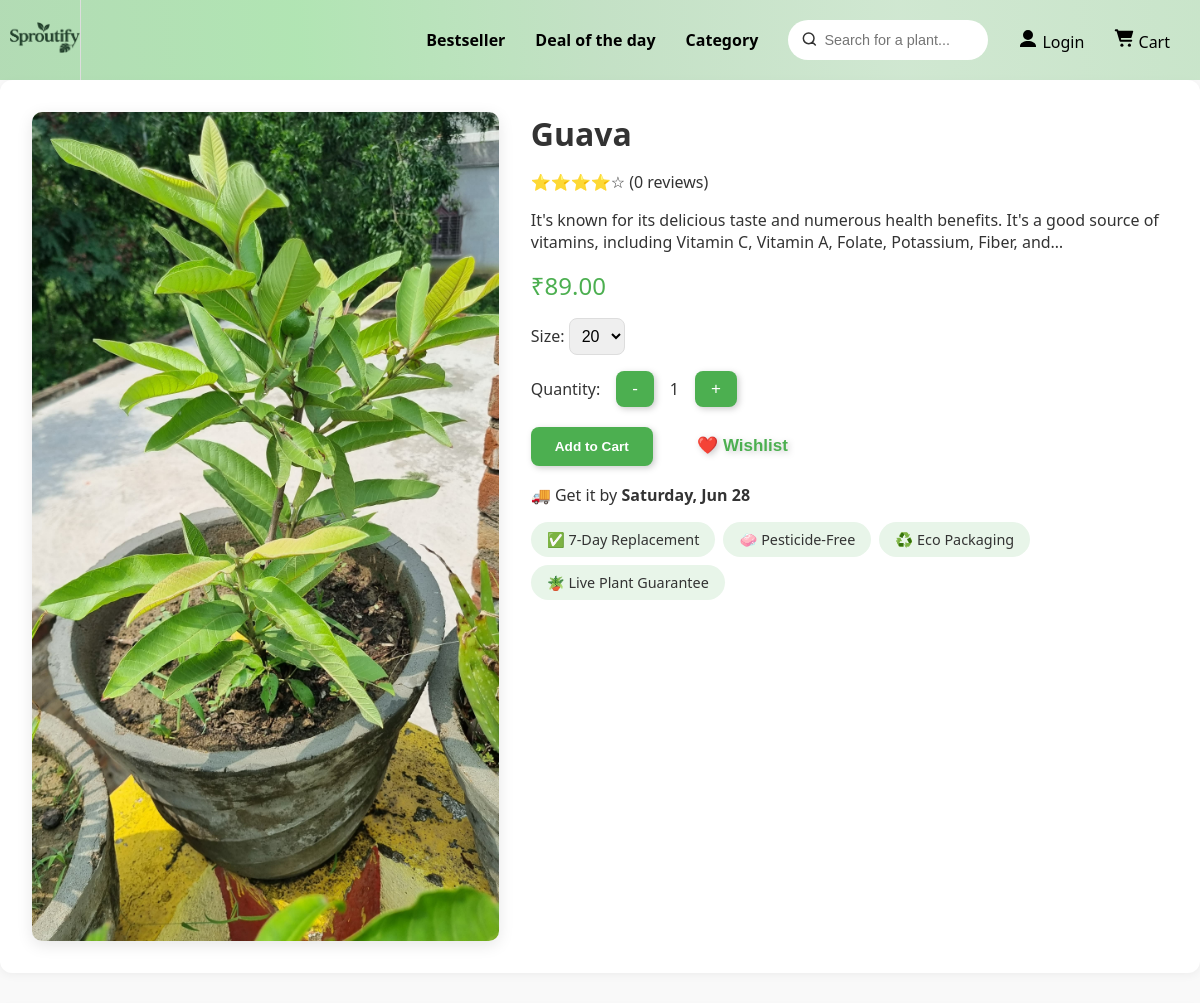
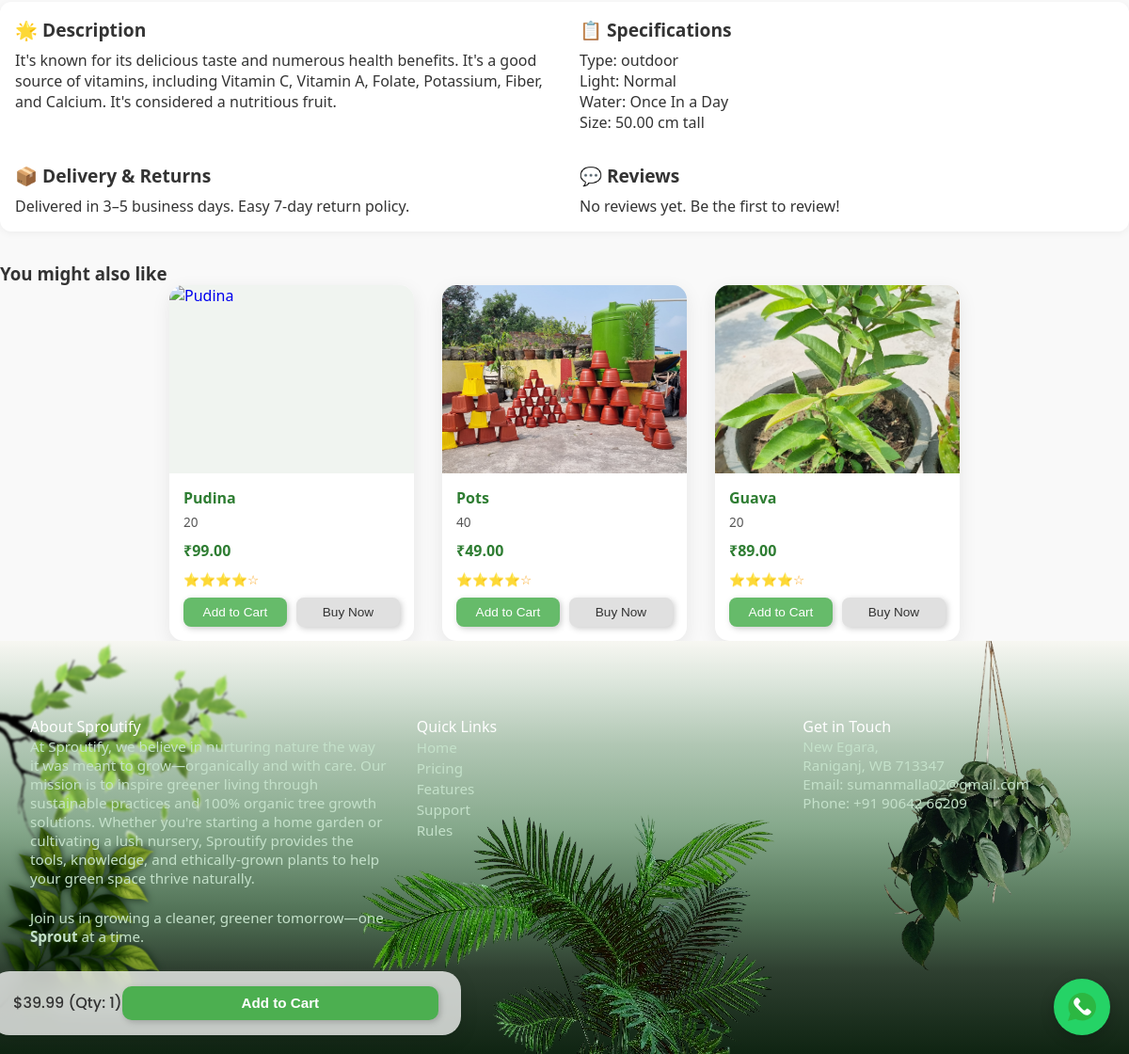
/product/1/, run on the app's committed database (2 pictures, top to bottom).
### users/models.py (models this page shows, shortened)
class Product(models.Model):
    name = models.CharField(max_length=100, unique=True)
    slug = models.SlugField(max_length=120, unique=True, blank=True)
    description = models.TextField()
    care_instructions = models.TextField(blank=True, null=True)
    category = models.CharField(max_length=20, choices=CATEGORY_CHOICES)
    price = models.DecimalField(max_digits=10, decimal_places=2)
    discount_price = models.DecimalField(max_digits=10, decimal_places=2, blank=True, null=True)
    stock_quantity = models.PositiveIntegerField(default=0)
    availability = models.CharField(max_length=20, choices=AVAILABILITY_STATUS, default='in_stock')
    image = models.ImageField(upload_to=upload_product_image, blank=True, null=True)
    is_featured = models.BooleanField(default=False)
    height_cm = models.DecimalField(max_digits=6, decimal_places=2, blank=True, null=True)
    pot_size = models.CharField(max_length=50, blank=True, null=True)
    climate = models.CharField(max_length=100, blank=True, null=True)
    sunlight = models.CharField(max_length=100, blank=True, null=True)
    water_frequency = models.CharField(max_length=100, blank=True, null=True)
    created_at = models.DateTimeField(auto_now_add=True)
    updated_at = models.DateTimeField(auto_now=True)
    class Meta:
        ordering = ['-created_at']
        verbose_name = "Product"
        verbose_name_plural = "Products"

### users/views.py (the view)
# urls.py: path("product/<int:id>/", product_detail_view, name="product-detail"),
def product_detail_view(request, id):
    product = get_object_or_404(Product, id=id)
    return render(request, "product_detail.html", {"product": product})

### templates/product_detail.html (shortened to what this page needs)
{% load static %}
<!DOCTYPE html>
<html lang="en">
<head>
  <link rel="stylesheet" href="{% static 'css/styles.css' %}">
  <link rel="stylesheet" href="{% static 'css/login.css' %}">
  <link rel="stylesheet" href="{% static 'css/product_overview.css' %}">
</head>
<body>
  {% include "partials/whatsapp.html" %}
  {% include 'partials/navbar.html' %}
  {% block content %}
  <div class="container">
    <div class="images">
      {% if product.image %}
      <img src="{{ product.image.url }}" alt="{{ product.name }}">
      {% else %}
      <img src="https://via.placeholder.com/500x500" alt="{{ product.name }}">
      {% endif %}
    </div>
    <div class="details">
      <h1>{{ product.name }}</h1>
      <div>
        ⭐⭐⭐⭐☆ ({{ product.reviews.count }} reviews)
      </div>
      <p>{{ product.short_description|default:product.description|truncatechars:160 }}</p>
      <div class="price">
        ₹{{ product.discount_price|default:product.price }}
      </div>
      {% if product.pot_size %}
      <div class="selector">
        Size:
        <select>
          <option selected>{{ product.pot_size }}</option>
        </select>
      </div>
      {% endif %}
      <div class="quantity">
        Quantity:
        <button onclick="decreaseQty()">-</button>
        <span id="qty">1</span>
        <button onclick="increaseQty()">+</button>
      </div>
      <div class="actions">
        <button class="btn primary-btn add-to-cart-btn" data-product-id="{{ product.id }}">Add to Cart</button>
        <button style="background: none; color: var(--primary);">❤️ Wishlist</button>
      </div>
      <div>🚚 Get it by <strong>{{ product.created_at|date:"l, M d" }}</strong></div>
      <div class="trust-badges">
        <div class="badge">✅ 7-Day Replacement</div>
        <div class="badge">🧼 Pesticide-Free</div>
        <div class="badge">♻️ Eco Packaging</div>
        <div class="badge">🪴 Live Plant Guarantee</div>
      </div>
    </div>
  </div>
  <section class="tabs">
    <div class="tab">
      <h3>🌟 Description</h3>
      <p>{{ product.description }}</p>
    </div>
    <div class="tab">
      <h3>📋 Specifications</h3>
      <ul>
        {% if product.category %}<li>Type: {{ product.category }}</li>{% endif %}
        {% if product.sunlight %}<li>Light: {{ product.sunlight }}</li>{% endif %}
        {% if product.water_frequency %}<li>Water: {{ product.water_frequency }}</li>{% endif %}
        {% if product.height_cm %}<li>Size: {{ product.height_cm }} cm tall</li>{% endif %}
      </ul>
    </div>
    <div class="tab">
      <h3>📦 Delivery & Returns</h3>
      <p>Delivered in 3–5 business days. Easy 7-day return policy.</p>
    </div>
    <div class="tab">
      <h3>💬 Reviews</h3>
      {% for review in product.reviews.all %}
      <p>⭐️{{ review.rating }} – “{{ review.comment }}”</p>
      {% empty %}
      <p>No reviews yet. Be the first to review!</p>
      {% endfor %}
    </div>
  </section>
  {% endblock %}
  <section class="related-products">
    <h3>You might also like</h3>
    <div class="product-grid" id="productContainer">
    </div>
  </section>
  {% include 'partials/footer.html' %}
  <div class="sticky-cart">
    <span>$39.99 (Qty: <span id="qty-mobile">1</span>)</span>
    <button class="btn primary-btn"  data-product-id="{{ product.id }}" onclick="toggleDrawer()">Add to Cart</button>
  </div>
  </body>
</html>

### templates/partials/whatsapp.html
{% load static %}
<a href="https://wa.me/9064266209" class="whatsapp-float" target="_blank" aria-label="Chat on WhatsApp">
    <img src="{% static 'images/whatsapp-svgrepo-com.svg' %}" alt="WhatsApp" />
</a>

### templates/partials/navbar.html (shortened to what this page needs)
{% load static %}
<header>
    <figure class="logo"><a href="/">
        <img src="{% static 'images/logo1.0.png' %}" alt="" style="padding-left: 10px;"></a>
    </figure>
    <nav class="main-nav">
        <ul class="nav-list">
            <li><a href="#"><strong>Bestseller</strong></a></li>
            <li><a href="#"><strong>Deal of the day</strong></a></li>
            <li><a href="#"><strong>Category</strong></a></li>
            <li class="search-form">
                <form class="form" id="searchForm">
                    <svg width="18" height="18" fill="none" xmlns="http://www.w3.org/2000/svg">
                        <path d="M7.667 12.667A5.333 5.333 0 107.667 2a5.333 5.333 0 000 10.667zM14.334 14l-2.9-2.9"
                            stroke="currentColor" stroke-width="1.5" stroke-linecap="round" stroke-linejoin="round" />
                    </svg>
                    <input id="searchInput" class="input" autocomplete="off" placeholder="Search for a plant..."
                        required type="text">
                </form>
            </li>
            <li>
                <div id="userMenuContainer"><a herf="#" id="loginBtn" style="cursor: pointer;"> Account</a></div>
            </li>
            <li><a href="#" class="cart-view-btn"> Cart</a></li>
        </ul>
    </nav>
</header>

### templates/partials/footer.html
{% load static %}
<footer class="custom-footer">
    <img src="{% static 'images\leaf4.png' %}" class="footer-leaf-left-up" alt="Leaf Decoration">
    <img src="{% static 'images\footer1.png' %}" class="footer-leaf-left-down" alt="Leaf Decoration">
    <img src="{% static 'images\footer2.png' %}" class="footer-leaf-right" alt="Leaf Decoration">
    <img src="{% static 'images\footer3.png' %}" class="footer-plant" alt="Plant Decoration">
    <div class="footer-container">
        <div class="footer-section">
            <div class="footer-toggle">About Sproutify</div>
            <div class="footer-content">
                <p>At Sproutify, we believe in nurturing nature the way it was meant to grow—organically and with
                    care. Our mission is to inspire greener living through sustainable practices and 100% organic
                    tree growth solutions. Whether you're starting a home garden or cultivating a lush nursery,
                    Sproutify provides the tools, knowledge, and ethically-grown plants to help your green space
                    thrive naturally. </p><br>
                <p> Join us in growing a cleaner, greener tomorrow—one <strong>Sprout</strong> at a time.</p>
            </div>
        </div>
        <div class="footer-section">
            <div class="footer-toggle">Quick Links</div>
            <div class="footer-content">
                <ul>
                    <li><a href="index.html">Home</a></li>
                    <li><a href="#product-section">Pricing</a></li>
                    <li><a href="#why-choose-us">Features</a></li>
                    <li><a href="#">Support</a></li>
                    <li><a href="#">Rules</a></li>
                </ul>
            </div>
        </div>
        <div class="footer-section">
            <div class="footer">Get in Touch</div>
            <div class="footer">
                <p>New Egara,<br>Raniganj, WB 713347</p>
                <p>Email: sumanmalla02@gmail.com</p>
                <p>Phone: +91 90642 66209</p>
            </div>
        </div>
        <div class="footer-bottom">
            <p>© 2025 Sproutify. All rights reserved. Made with ❤️</p>
        </div>
    </div>
</footer>

### static/css/styles.css (style rules this page uses)
html { scroll-behavior: smooth; }
body { font-family: Poppins; margin: 0; font-size: 16px; }
.whatsapp-float { position: fixed; bottom: 20px; right: 20px; z-index: 999; width: 60px; height: 60px; background-color: #25d366; border-radius: 50%; box-shadow: 0 4px 15px rgba(0, 0, 0, 0.2); display: flex; justify-content: center; align-items: center; transition: transform 0.3s ease; }
.whatsapp-float img { width: 30px; height: 30px; }
.whatsapp-float { opacity: 0; animation: fadeInWhatsApp 1s ease 1s forwards; }
* { box-sizing: border-box; margin: 0; padding: 0; text-decoration: none; list-style: none; }
:root { --w-image: 500px; --calculate: calc(3 / 2); }
header { display: grid; grid-template-columns: 80px 1fr; grid-template-rows: 80px; position: relative; top: 0; z-index: 1000; left: 50%; transform: translateX(-50%); transition: transform 0.5s ease-in-out, background-color 0.3s ease-in-out, backdrop-filter 0.3s ease-in-out, opacity 0.3s ease-in-out; }
header .logo img { width: 100%; }
header .logo { display: flex; justify-content: center; align-items: center; }
header nav a { color: #000; font-weight: 400; }
header nav ul { height: 100%; display: flex; justify-content: end; align-items: center; gap: 30px; padding-right: 30px; }
header nav { border-left: 1px solid var(--border-color); }
.form { --timing: 0.3s; --width-of-input: 200px; --height-of-input: 40px; --border-height: 2px; --input-bg: #fff; --border-color: #4caf50; --border-radius: 30px; --after-border-radius: 1px; position: relative; width: var(--width-of-input); height: var(--height-of-input); display: flex; align-items: center; padding-inline: 0.8em; border-radius: var(--border-radius); transition: border-radius 0.5s ease; background: var(--input-bg, #fff); }
.input { font-size: 0.9rem; background-color: transparent; width: 100%; height: 100%; padding-inline: 0.5em; padding-block: 0.7em; border: none; }
.form:before { content: ""; position: absolute; background: var(--border-color); transform: scaleX(0); transform-origin: center; width: 100%; height: var(--border-height); left: 0; bottom: 0; border-radius: 1px; transition: transform var(--timing) ease; }
.product-grid { display: flex; flex-wrap: wrap; gap: 30px; justify-content: center; }
.btn { flex: 1; padding: 8px; border: none; font-size: 0.85rem; border-radius: 8px; cursor: pointer; transition: background 0.3s ease; }
.primary-btn { background-color: #66bb6a; color: white; }
button { position: relative; padding: 15px 45px; background: #66bb6a; font-size: 17px; font-weight: 500; color: #181818; cursor: pointer; border: 1px solid #7ada7e; border-radius: 8px; filter: drop-shadow(2px 2px 3px rgba(0, 0, 0, 0.2)); }
.custom-footer { position: relative; padding: 5rem 2rem 3rem; color: white; background: linear-gradient(to bottom, #f7f7f2 0%, #dce6dc 10%, #b1c7b4 25%, #86a98c 45%, #537458 65%, #2e3f30 80%, #0f2412 100%); overflow: hidden; }
.footer-container { display: flex; flex-wrap: wrap; justify-content: space-between; gap: 2rem; width: 1200px; max-width: 1200px; margin: auto; z-index: 1; position: relative; }
.footer-section { flex: 1 1 300px; }
.footer-section p, .footer-section a { color: #c4e1ca; font-size: 0.95rem; text-decoration: none; }
.footer-bottom { text-align: right; color: #c4e1ca; font-size: 0.85rem; padding-top: 1rem; padding-right: 2rem; }
.footer-leaf-left, .footer-leaf-right, .footer-plant { position: absolute; z-index: 0; pointer-events: none; }
.footer-leaf-left-up { position: absolute; top: 0; left: 0; width: 280px; transform: rotate(-10deg); filter: drop-shadow(0 0 5px #0f2412); z-index: 0; filter: blur(1px); }
.footer-leaf-left-down { position: absolute; bottom: 0; left: 0; width: 250px; transform: rotate(5deg); filter: drop-shadow(0 0 5px #0f2412); z-index: 0; }
.footer-leaf-right { right: 0; top: 0; width: 300px; transform: rotate(0deg); }
.footer-plant { bottom: 0; left: 50%; transform: translateX(-50%); width: 450px; }

### data on the page
Product: image (picture), name "Guava", reviews.count "0", short_description "It's known for its delicious taste and numerous health benefits. It's a good source of vitamins, including Vitamin C, Vitamin A, Folate, Potassium, Fiber, and…", discount_price "89.00", pot_size "20", created_at "Saturday, Jun 28", description "It's known for its delicious taste and numerous health benefits. It's a good source of vitamins, including Vitamin C, Vitamin A, Folate, Potassium, Fiber, and Calcium. It's considered a nutritious fruit.", category "outdoor", sunlight "Normal", water_frequency "Once In a Day", height_cm "50.00"
